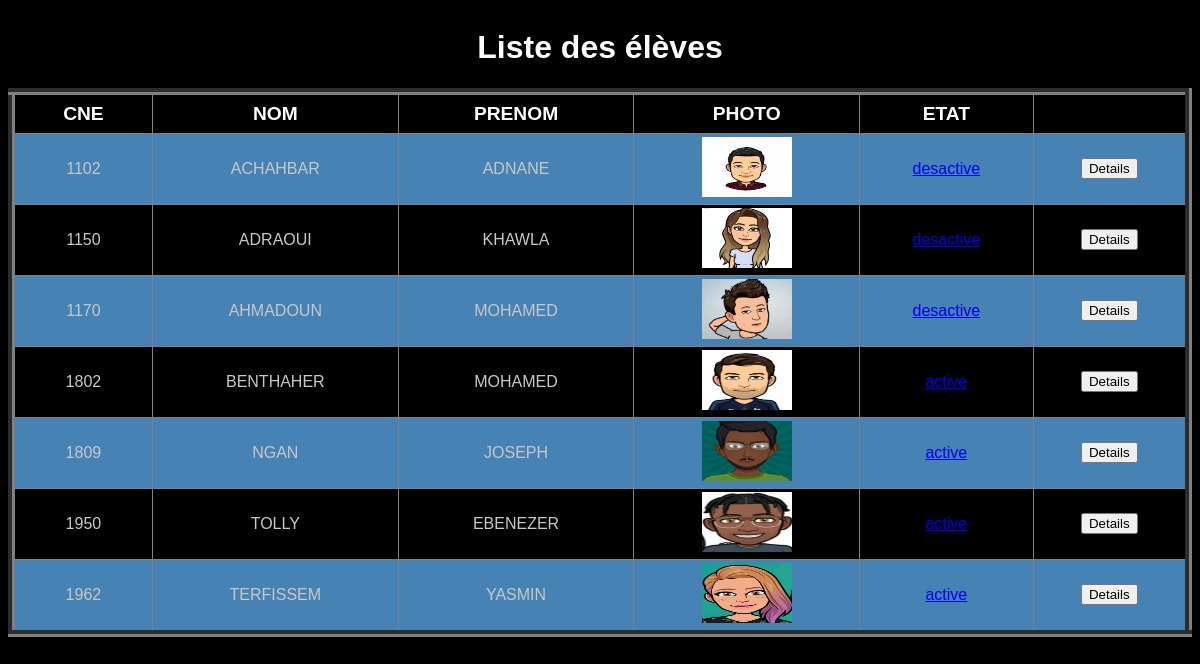
The page / on the database its author committed.
### tables this page shows
CREATE TABLE `eleves` (
  `cne` int(11) NOT NULL,
  `nom` varchar(20) NOT NULL,
  `prenom` varchar(20) NOT NULL,
  `photo` varchar(1000) NOT NULL,
  `etat` varchar(10) NOT NULL
);

### Controleur/ControleurAccueil.php (called while the page is built, shortened)
<?php
require_once 'Modele/Eleve.php';
require_once 'Vue/Vue.php';
class ControleurAccueil {
    private $eleve;
    public function __construct() {
    $this->eleve = new Eleve();
    }
    public function accueil() {
    $eleves = $this->eleve->geteleves();
    $vue = new Vue("Accueil");
    $vue->generer(array('eleves' => $eleves));
    }
    }

### index.php (called while the page is built)
<?php
require 'Controleur/Routeur.php';
$routeur = new Routeur();
$routeur->routerRequete();

### Modele/Eleve.php (called while the page is built, shortened)
<?php
require_once 'Modele/Modele.php';
class Eleve extends Modele {
public function geteleves(){
    $sql = 'select cne,nom,prenom,photo, etat from eleves';
    $eleves=$this->executerRequete($sql);
    return $eleves;
}
}

### Modele/Modele.php (called while the page is built)
<?php
abstract class Modele{
 private $bdd;
protected function executerRequete($sql, $params = null) {
  if ($params == null) {
  $resultat = $this->getBdd()->query($sql);
  }
  else {
  $resultat = $this->getBdd()->prepare($sql);
  $resultat->execute($params);
  }
  return $resultat;
  }
 private function getBdd(){
   if($this->bdd==null){
    $this->bdd = new PDO('mysql:host=localhost;dbname=ensat2;charset=utf8','root'
             , '', array(PDO::ATTR_ERRMODE => PDO::ERRMODE_EXCEPTION));
   }
   return $this->bdd;
   }
}

### Vue/vueAccueil.php (the view)
<?php $this->titre = 'Gestion des eleves'; ?>
<h1 id="titre">Liste des élèves</h1>
<table border="7px" >
	<tr >
		<th>CNE</th>
		<th>NOM</th>
		<th>PRENOM</th>
        <th>PHOTO</th>
        <th>ETAT</th>
	</tr>
<?php
foreach ($eleves as $eleve) {
	$et="";
	$lien="";
	if($eleve["etat"]=="true") {
		$et="active";
		$lien="index.php?action=activer&cneeleve=".$eleve["cne"]."&etat=false"; }
	else {
		$et="desactive";
		$lien="index.php?action=activer&cneeleve=".$eleve["cne"]."&etat=true"; }
	?>
		<tr>
		<td><?php echo $eleve["cne"]; ?></td>
		<td><?php echo $eleve["nom"]; ?></td>
		<td><?php echo $eleve["prenom"]; ?></td>
        <td ALIGN="center"><img height="60px" width="90px" src="<?php echo $eleve["photo"]; ?>"/></td>
		<td><a href="<?php echo $lien; ?>"><?php echo $et; ?></a></td>
		<td><a href ="<?= "index.php?action=eleve&cneeleve=".$eleve['cne'] ?>"><button type='button'>
      Details</button></a></td>
	</tr>
	<?php
}  ?>
</table>

### Vue/gabarit.php (shortened to what this page needs)
<!doctype html>
<html lang="fr">
    <head>
        <link rel="stylesheet" href="contenu/style.css" />
    </head>
<body>
<div id="global">
<?= $contenu ?>
</div>
</body>
</html>

### Controleur/Routeur.php (shortened to what this page needs)
<?php
require_once 'Controleur/ControleurAccueil.php';
require_once 'Vue/Vue.php';
class Routeur {
    private $ctrlAccueil;
    private $ctrlEleve;
public function __construct() {
    $this->ctrlAccueil = new ControleurAccueil();
    $this->ctrlEleve = new ControleurEleve();
    }
public function routerRequete() {
    try {
        if (isset($_GET['action'])) {
        if ($_GET['action'] == 'eleve') {
        if (isset($_GET['cneeleve'])) {
        $cneeleve = intval($this->getParametre($_GET, 'cneeleve'));
        if ($cneeleve != 0)
        $this->ctrlEleve->eleve($cneeleve);
        else
        throw new Exception("Identifiant d eleve non valide");
        }
        else
        throw new Exception("Identifiant d eleve non défini");
        }
        elseif ($_GET['action'] == 'activer'){
            if (isset($_GET['cneeleve'])) {
                $cneeleve = intval($this->getParametre($_GET, 'cneeleve'));
                if ($cneeleve != 0)
                $this->ctrlAccueil->activation($cneeleve);
                else
                throw new Exception("Identifiant d eleve non valide");
                }
                else
                throw new Exception("Identifiant d eleve non défini");
        }
        else if ($_GET['action'] == 'ajouter') {
            $code_matiere = $this->getParametre($_POST, 'matiere');
            $nombre_heure = $this->getParametre($_POST, 'heure');
            $cneeleve = $this->getParametre($_POST, 'cneeleve');
            $this->ctrlEleve->ajouter($code_matiere, $nombre_heure, $cneeleve);
        }
        else
        throw new Exception("Action non valide");
        }
        else {
            $this->ctrlAccueil->accueil();
        }
        }
        catch (Exception $e) {
       $this-> erreur($e->getMessage());
        }
    }
    }

### Vue/Vue.php (shortened to what this page needs)
<?php
class Vue {
    private $fichier;
    private $titre;
    public function __construct($action) {
    $this->fichier = "Vue/vue" . $action . ".php";
    }
    public function generer($donnees) {
    $contenu= $this->genererFichier($this->fichier, $donnees);
    $vue = $this->genererFichier('Vue/gabarit.php',
    array('titre' => $this->titre, 'contenu' => $contenu));
    echo $vue;
    }
    private function genererFichier($fichier, $donnees) {
    if (file_exists($fichier)) {
    extract($donnees);
    require $fichier;
    return ob_get_clean();
    }
else {
throw new Exception("Fichier '$fichier' introuvable");
}
}
}

### contenu/style.css (style rules this page uses)
html, body { height: 100%; }
body { color: rgb(200, 200, 200); background: rgb(0, 0, 0); font-family: 'Futura-Medium', 'Futura', 'Trebuchet MS', sans-serif; }
h1 { color: white; }
#global { overflow-x:auto; }
table { border-collapse: collapse; width: 100%; }
td { text-align: center; padding: 3px; }
th { color: white; text-align: center; padding: 8px; font-size : 120%; }
tr:nth-child(even) { background-color:steelblue }
#titre { text-align: center; }

### rows shown on the page
eleves: cne "1102", nom "ACHAHBAR", prenom "ADNANE", photo (picture), etat "desactive"
eleves: cne "1150", nom "ADRAOUI", prenom "KHAWLA", photo (picture), etat "desactive"
eleves: cne "1170", nom "AHMADOUN", prenom "MOHAMED", photo (picture), etat "desactive"
eleves: cne "1802", nom "BENTHAHER", prenom "MOHAMED", photo (picture), etat "active"
eleves: cne "1809", nom "NGAN", prenom "JOSEPH", photo (picture), etat "active"
eleves: cne "1950", nom "TOLLY", prenom "EBENEZER", photo (picture), etat "active"
eleves: cne "1962", nom "TERFISSEM", prenom "YASMIN", photo (picture), etat "active"
